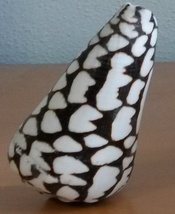
%> input picture Exercise_04/shell.jpg, 175 x 214 px, shrunk from 572 x 700 before the run
$ octave exer.m   (GNU Octave 9; MATLAB toolbox functions it lacks are replaced by stand-ins)
%> lines starting %> are read from the running program, lines starting %| are printed output that depends on the picture
% Exercise 1
%
% read images [item (image I) need to be found in image J]
%I = imread('pot.jpg');
I = imread('shell.jpg');
%> I is the input picture: size 214x175x3 uint8; mean R, G, B 118.1, 114, 110.5
%J = imread('test_pot1.jpg');
%J = imread('test_pot2.jpg');
J = imread('test_shell1.jpg');
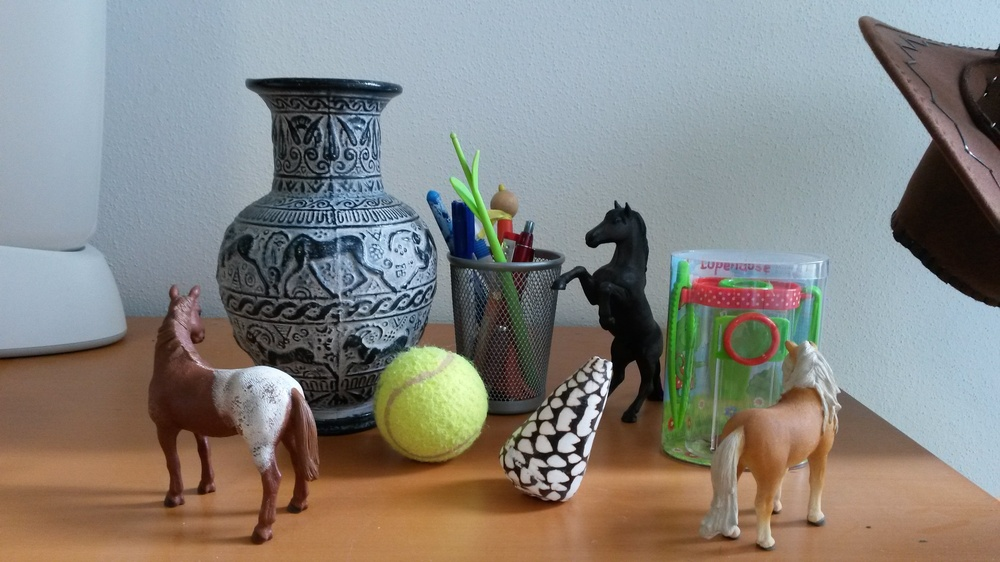
%> input picture Exercise_04/test_shell1.jpg, 1000 x 562 px, shrunk from 3264 x 1836 before the run
%> J is the input picture: size 562x1000x3 uint8; mean R, G, B 133.7, 131.8, 127.1
%J = imread('test_shell2.jpg');
sizeI = size(I);
%> sizeI = [214 175 3]
sizeJ = size(J);
%> sizeJ = [562 1000 3]
sizeMAX = max(sizeI, sizeJ);
%> sizeMAX = [562 1000 3]
%
% vl_sift needs input to be greyscale
I = single(rgb2gray(I));
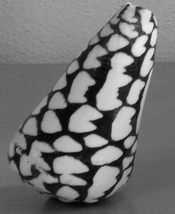
%> I: size 214x175 single; min 3, max 237, mean 114.8
J = single(rgb2gray(J));
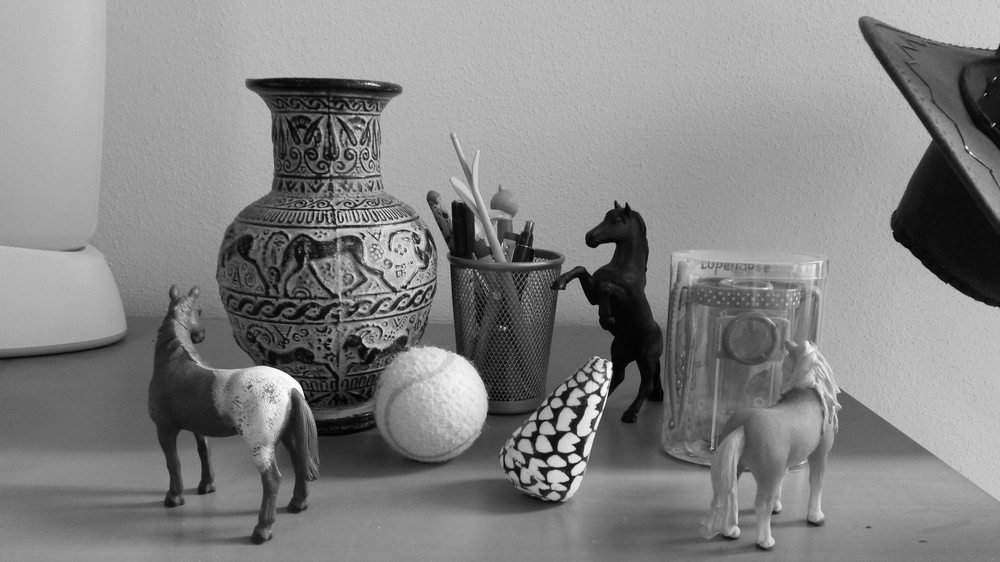
%> J: size 562x1000 single; min 0, max 255, mean 131.8
% compute the SIFT frames (keypoints) and descriptors of item I
%> (the run ends here)
